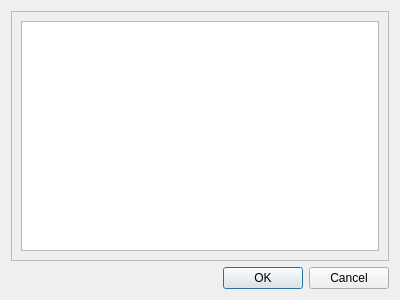
<?xml version="1.0" encoding="UTF-8"?>
<ui version="4.0">
 <class>Dialog</class>
 <widget class="QDialog" name="Dialog">
  <property name="geometry">
   <rect>
    <x>0</x>
    <y>0</y>
    <width>400</width>
    <height>300</height>
   </rect>
  </property>
  <property name="windowTitle">
   <string>Dialog</string>
  </property>
  <layout class="QVBoxLayout" name="verticalLayout">
   <item>
    <widget class="QScrollArea" name="scrollArea">
     <property name="widgetResizable">
      <bool>true</bool>
     </property>
     <widget class="QWidget" name="scrollAreaWidgetContents">
      <property name="geometry">
       <rect>
        <x>0</x>
        <y>0</y>
        <width>380</width>
        <height>251</height>
       </rect>
      </property>
      <layout class="QHBoxLayout" name="horizontalLayout">
       <item>
        <widget class="QTextBrowser" name="textBrowser"/>
       </item>
      </layout>
     </widget>
    </widget>
   </item>
   <item>
    <widget class="QDialogButtonBox" name="buttonBox">
     <property name="orientation">
      <enum>Qt::Horizontal</enum>
     </property>
     <property name="standardButtons">
      <set>QDialogButtonBox::Cancel|QDialogButtonBox::Ok</set>
     </property>
    </widget>
   </item>
  </layout>
 </widget>
 <resources/>
 <connections>
  <connection>
   <sender>buttonBox</sender>
   <signal>accepted()</signal>
   <receiver>Dialog</receiver>
   <slot>accept()</slot>
   <hints>
    <hint type="sourcelabel">
     <x>248</x>
     <y>254</y>
    </hint>
    <hint type="destinationlabel">
     <x>157</x>
     <y>274</y>
    </hint>
   </hints>
  </connection>
  <connection>
   <sender>buttonBox</sender>
   <signal>rejected()</signal>
   <receiver>Dialog</receiver>
   <slot>reject()</slot>
   <hints>
    <hint type="sourcelabel">
     <x>316</x>
     <y>260</y>
    </hint>
    <hint type="destinationlabel">
     <x>286</x>
     <y>274</y>
    </hint>
   </hints>
  </connection>
 </connections>
</ui>
